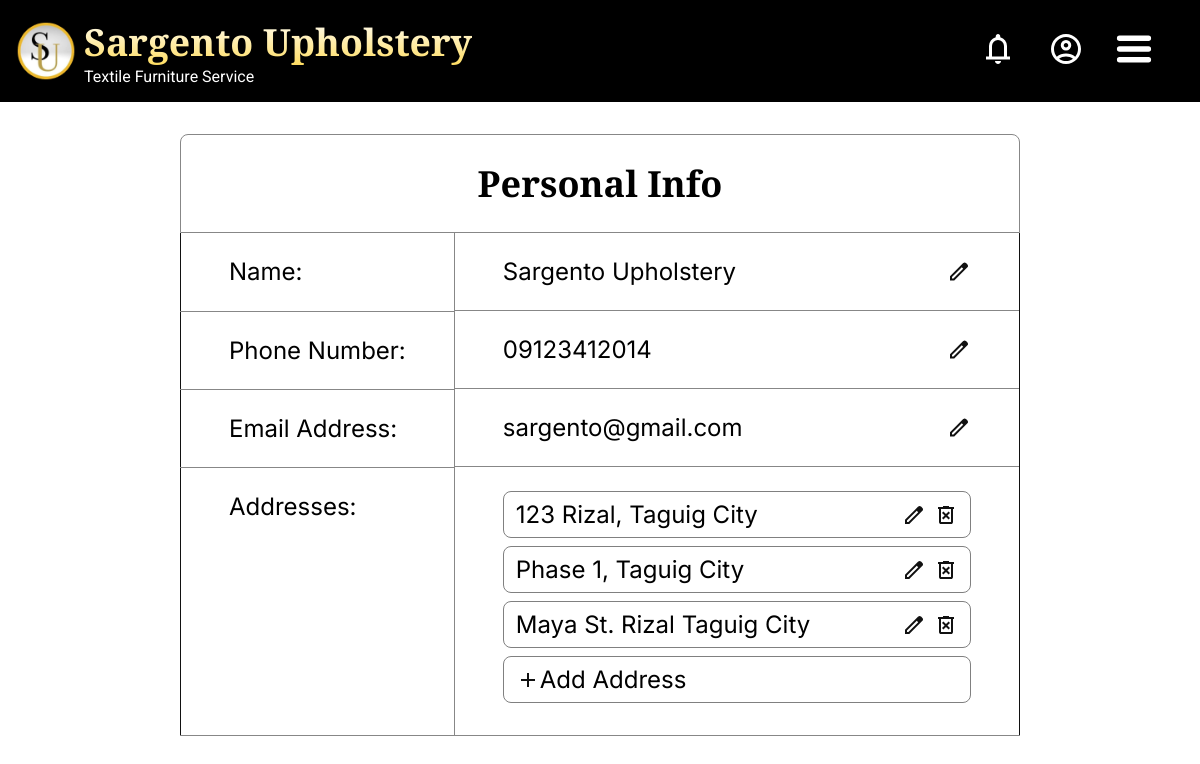
The page /my/account.php (signed in) on the database its author committed.
### tables this page shows
CREATE TABLE IF NOT EXISTS `users` (
  `user_id` int NOT NULL AUTO_INCREMENT,
  `name` varchar(255) DEFAULT NULL,
  `email` varchar(255) NOT NULL,
  `password` char(255) NOT NULL,
  `user_type` enum('customer','admin') NOT NULL,
  `contact_number` varchar(11) NOT NULL,
  `token_hash` varchar(255) DEFAULT NULL,
  `token_expiry` datetime DEFAULT NULL,
  PRIMARY KEY (`user_id`)
);

CREATE TABLE IF NOT EXISTS `addresses` (
  `address_id` int NOT NULL AUTO_INCREMENT,
  `user_id` int NOT NULL,
  `address` varchar(255) NOT NULL,
  PRIMARY KEY (`address_id`)
);

### my/account.php (the view, shortened to what this page needs)
<?php
    require '../database_connection.php';
    $id = $_SESSION['user_id'];
    $stmt = $conn->prepare("SELECT * FROM users WHERE user_id = :id");
    $stmt->bindParam(':id', $id);
    $stmt->execute();
    $result = $stmt->fetch(PDO::FETCH_ASSOC);
    $addresses = [];
    $stmt = $conn->prepare("SELECT * FROM addresses WHERE user_id = :id");
    $stmt->bindParam(':id', $id);
    $stmt->execute();
    while ($row = $stmt->fetch(PDO::FETCH_ASSOC)) {
        $addresses[] = $row;
    }
?>
<!DOCTYPE html>
<html lang="en">
<head>
    <link rel="stylesheet" href="../css/global.css">
    <link rel="stylesheet" href="../css/account.css">
</head>
<body>
    <?php require '../header.php'; ?>
    <h1 class="profile-title">Personal Info</h1>
    <table class="profile-container">
        <tr>
            <td>Name:</td>
            <td data-type="name">
                <span><?php echo $result['name']; ?></span>
                <img src="/websiteimages/icons/edit-icon.svg" alt="" class="edit-icon">
            </td>
        </tr>
        <tr>
            <td>Phone Number:</td>
            <td data-type="contact_number">
                <span><?php echo $result['contact_number']; ?></span>
                <img src="/websiteimages/icons/edit-icon.svg" alt="" class="edit-icon">
            </td>
        </tr>
        <tr>
            <td>Email Address:</td>
            <td data-type="email">
                <span><?php echo $result['email']; ?></span>
                <img src="/websiteimages/icons/edit-icon.svg" alt="" class="edit-icon">
            </td>
        </tr>
        <tr>
            <td>Addresses:</td>
            <td class="address-container">
                <div class="all-address">
                    <?php foreach ($addresses as $address): ?>
                        <div class="address" data-address-id="<?php echo $address['address_id']; ?>">
                            <span><?php echo $address['address'] ?></span>
                            <div class="action-icons">
                                <img src="/websiteimages/icons/edit-icon.svg" alt="" class="edit-icon">
                                <img src="/websiteimages/icons/remove-icon.svg" alt="" class="delete-icon">
                            </div>
                        </div>
                    <?php endforeach; ?>
                </div>
                <div class="add-address">
                    <img src="/websiteimages/icons/add-icon.svg" alt="" class="add-icon">
                    <span>Add Address</span>
                </div>
            </td>
        </tr>
    </table>
</body>
</html>

### css/global.css (style rules this page uses)
:root { --fs-48: clamp(28px, 3.12vw, 48px); --fs-40: clamp(26px, 2.59vw, 40px); --fs-36: clamp(25px, 2.34vw, 36px); --fs-32: clamp(24px, 2.08vw, 32px); --fs-24: clamp(22px, 1.56vw, 24px); --fs-20: clamp(18px, 1.3vw, 20px); --fs-18: clamp(16px, 1.17vw, 18px); --fs-16: clamp(14px, 0.78vw, 16px); }
* { box-sizing: border-box; margin: 0; padding: 0; text-decoration: none; }
body { font-family: 'Playfair Display', sans-serif; }

### css/account.css (style rules this page uses)
.profile-title { color: #000; font-size: 2.25rem; font-weight: 700; width: 70%; margin: 2rem auto 0; text-align: center; border: 1px solid #878787; padding: 1.5rem 0; border-top-left-radius: 0.5rem; border-top-right-radius: 0.5rem; }
.edit-icon { cursor: pointer; }

### rows shown on the page
users: name "Sargento Upholstery", contact_number "09123412014", email "sargento@gmail.com"
addresses: address "123 Rizal, Taguig City"
addresses: address "Phase 1, Taguig City"
addresses: address "Maya St. Rizal Taguig City"
